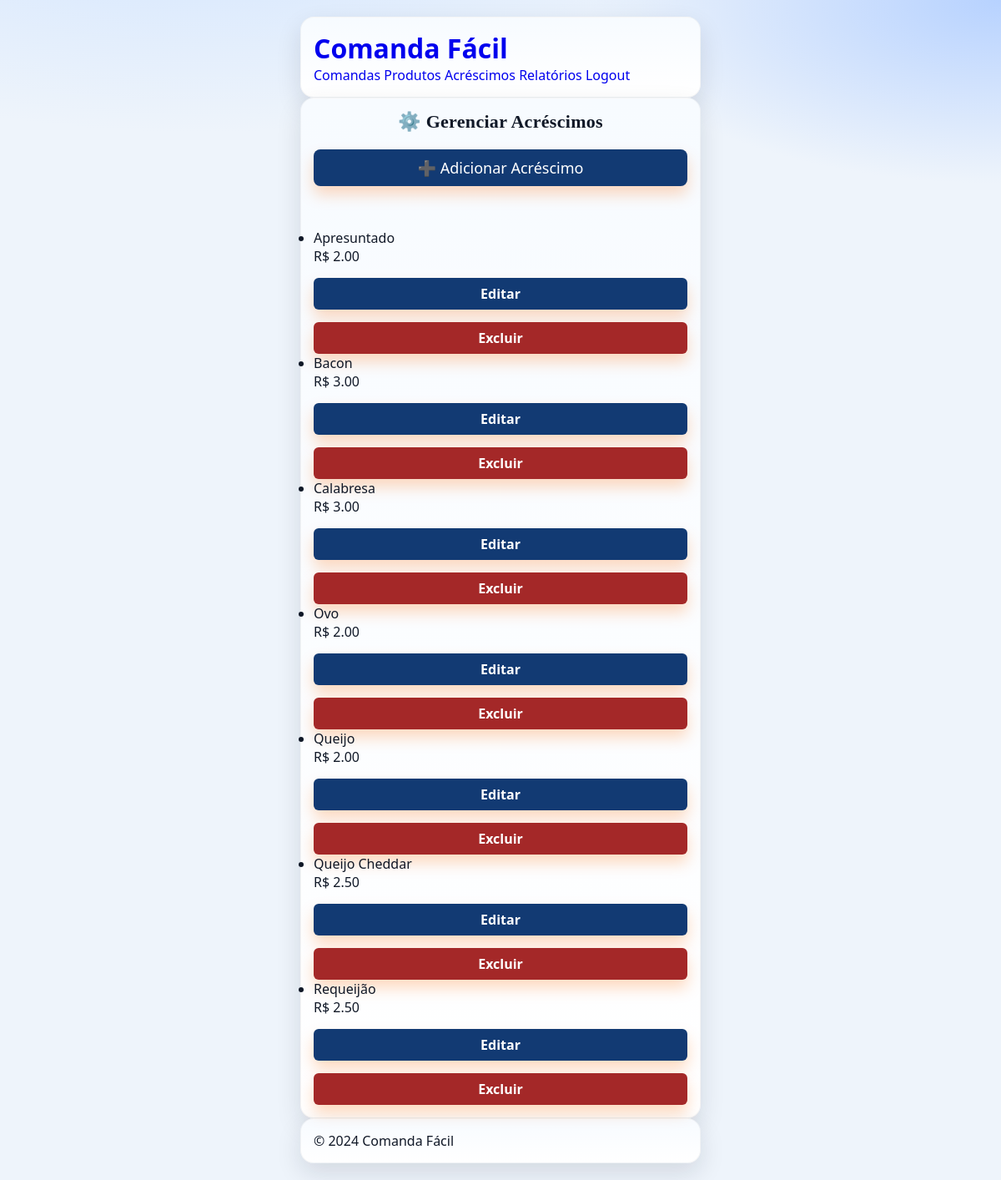
The page /gerenciar_acrescimos (signed in) on the database its author committed.
### tables this page shows
CREATE TABLE acrescimos (
        id INTEGER PRIMARY KEY AUTOINCREMENT,
        nome TEXT,
        preco REAL
    );

### lanchonete/app.py (the view)
@app.route("/gerenciar_acrescimos")
@gerente_required_decorator
def gerenciar_acrescimos():
    con = get_db_connection()
    cur = con.cursor()
    cur.execute("SELECT * FROM acrescimos ORDER BY nome")
    acrescimos = cur.fetchall()
    return render_template("gerenciar_acrescimos.html", acrescimos=acrescimos)

### lanchonete/app.py (called while the page is built)
@app.teardown_appcontext
def teardown_db_connection(exception):
    close_connection(exception)

@app.before_request
def ensure_db_inicializado():
    global db_inicializado
    if not db_inicializado:
        inicializar_sistema()
        db_inicializado = True

def gerente_required_decorator(f):
    @wraps(f)
    def decorated_function(*args, **kwargs):
        if not session.get("logado"):
            return redirect(url_for("login"))
        if session.get("tipo") != "gerente":
            return redirect(url_for("index")) # Redireciona para a página inicial se não for gerente
        return f(*args, **kwargs)
    return decorated_function

### lanchonete/database.py (called while the page is built)
def get_db_connection():
    if 'db' not in g:
        g.db = sqlite3.connect(DB_PATH, timeout=10)
        g.db.row_factory = sqlite3.Row
    return g.db

def close_connection(exception):
    db = getattr(g, 'db', None)
    if db is not None:
        db.close()

### lanchonete/templates/gerenciar_acrescimos.html (shortened to what this page needs)
{% extends "base.html" %}
{% block content %}
<div class="main-content">
    <div class="container">
        <h2>⚙️ Gerenciar Acréscimos</h2>
        <a href="{{ url_for('adicionar_acrescimo') }}" class="btn adicionar">
            ➕ Adicionar Acréscimo
        </a>
        <br><br>
        {% if acrescimos %}
        <ul class="lista-geral">
            {% for acrescimo in acrescimos %}
            <li>
                <div class="info-produto">
                    <div class="detalhes-produto">
                        <span class="nome">{{ acrescimo.nome }}</span>
                        <span class="preco">R$ {{ "%.2f"|format(acrescimo.preco) }}</span>
                    </div>
                </div>
                <div class="botoes-direita">
                    <a href="{{ url_for('editar_acrescimo', id=acrescimo.id) }}" class="btn pequeno">Editar</a>
                    <a href="{{ url_for('excluir_acrescimo', id=acrescimo.id) }}" class="btn pequeno fechar" onclick="return confirm('Tem certeza que deseja excluir este acréscimo?')">Excluir</a>
                </div>
            </li>
            {% endfor %}
        </ul>
        {% else %}
        <p>Nenhum acréscimo cadastrado.</p>
        {% endif %}
    </div>
</div>
{% endblock %}

### lanchonete/static/style.css (style rules this page uses)
* { margin: 0; padding: 0; box-sizing: border-box; font-family: Arial, Helvetica, sans-serif; }
body { background: #f2f2f2; }
.container { max-width: 900px; margin: 20px auto; background: #fff; padding: 20px; border-radius: 12px; box-shadow: 0 4px 12px rgba(0,0,0,0.1); }
h2 { text-align: center; margin-bottom: 20px; }
.btn { display: inline-block; width: 100%; margin-top: 15px; padding: 14px; background: #27ae60; color: #fff; text-align: center; text-decoration: none; border-radius: 8px; font-size: 16px; border: none; cursor: pointer; }
.container { max-width: 450px; margin: auto; padding: 20px; }
.btn.fechar { background: #e53935; }
* { box-sizing: border-box; font-family: 'Segoe UI', Arial, sans-serif; }
body { background: #f4f6f9; margin: 0; padding: 20px; color: #333; }
.container { max-width: 900px; margin: auto; background: #fff; padding: 25px; border-radius: 14px; box-shadow: 0 10px 25px rgba(0,0,0,0.08); }
h2 { margin-top: 0; text-align: center; font-size: 28px; }
a { text-decoration: none; }
.container { max-width: 1000px; margin: auto; padding: 20px; }
.container { max-width: 800px; margin: auto; font-family: Arial; }
.btn { display: inline-block; padding: 10px 15px; background: #2c7be5; color: white; text-decoration: none; border-radius: 8px; }
.btn.pequeno { padding: 8px 14px; border-radius: 6px; background: #2c7be5; color: white; text-decoration: none; font-weight: bold; }
.container { max-width: 100%; padding: 15px; }
h2 { text-align: center; font-size: 22px; }
@media (min-width: 768px) { .container { max-width: 900px; margin: auto; } }
.container { max-width: 480px; margin: auto; padding: 15px; }
.btn.adicionar { display: block; width: 100%; text-align: center; font-size: 18px; margin-bottom: 15px; }
.info-produto, .info-produto-comanda { display: flex; align-items: center; gap: 15px; }
.detalhes-produto { display: flex; flex-direction: column; }
:root { --navy-900: #0b2344; --navy-800: #123a73; --navy-700: #1c4c94; --navy-100: #e8f0fc; --navy-050: #f3f7ff; --navy-text: #10223a; }
body { background: var(--navy-050); color: var(--navy-text); }
.container, .login-box, .pedido-container, .card, .item, .pedido-carrinho-item, .painel-card, .form-card { border-color: #d4e1f5; }
.btn, .btn.pequeno, .btn-principal, .pedido-finalizar, .painel-acoes button, .fab-main { background: var(--navy-800) !important; color: #fff !important; }
.btn.fechar { background: #a42828 !important; }
:root { --bg: #eef4fb; --surface: #f7fbff; --surface-2: #ffffff; --ink: #101827; --muted: #52627a; --accent: #1f6feb; --accent-2: #67a0ff; --success: #1f9d55; --danger: #d64541; --shadow: 0 12px 30px rgba(16, 24, 39, 0.12); --radius: 16px; }
body { background: radial-gradient(1200px 500px at 20% -10%, #cfe3ff 0%, rgba(207, 227, 255, 0) 60%), radial-gradient(900px 400px at 100% 0%, #b7d2ff 0%, rgba(183, 210, 255, 0) 55%), var(--bg); color: var(--ink); font-family: 'Manrope', Arial, sans-serif; }
h2, h3, .cozinha-comanda { font-family: 'Fraunces', serif; letter-spacing: 0.3px; }
.container, .cozinha-container, .pedido-container { background: linear-gradient(180deg, var(--surface) 0%, var(--surface-2) 100%); border-radius: var(--radius); box-shadow: var(--shadow); border: 1px solid rgba(0,0,0,0.04); }
.btn, .btn-principal, .btn-adicionar, .pedido-acoes button, .pedido-finalizar { background: linear-gradient(135deg, var(--accent) 0%, #0b57d0 100%); color: #fff; border: none; transition: transform 0.15s ease, box-shadow 0.2s ease, filter 0.2s ease; box-shadow: 0 10px 18px rgba(255, 106, 0, 0.25); }

### rows shown on the page
acrescimos: nome "Apresuntado", preco "2.00"
acrescimos: nome "Bacon", preco "3.00"
acrescimos: nome "Calabresa", preco "3.00"
acrescimos: nome "Ovo", preco "2.00"
acrescimos: nome "Queijo", preco "2.00"
acrescimos: nome "Queijo Cheddar", preco "2.50"
acrescimos: nome "Requeijão", preco "2.50"
